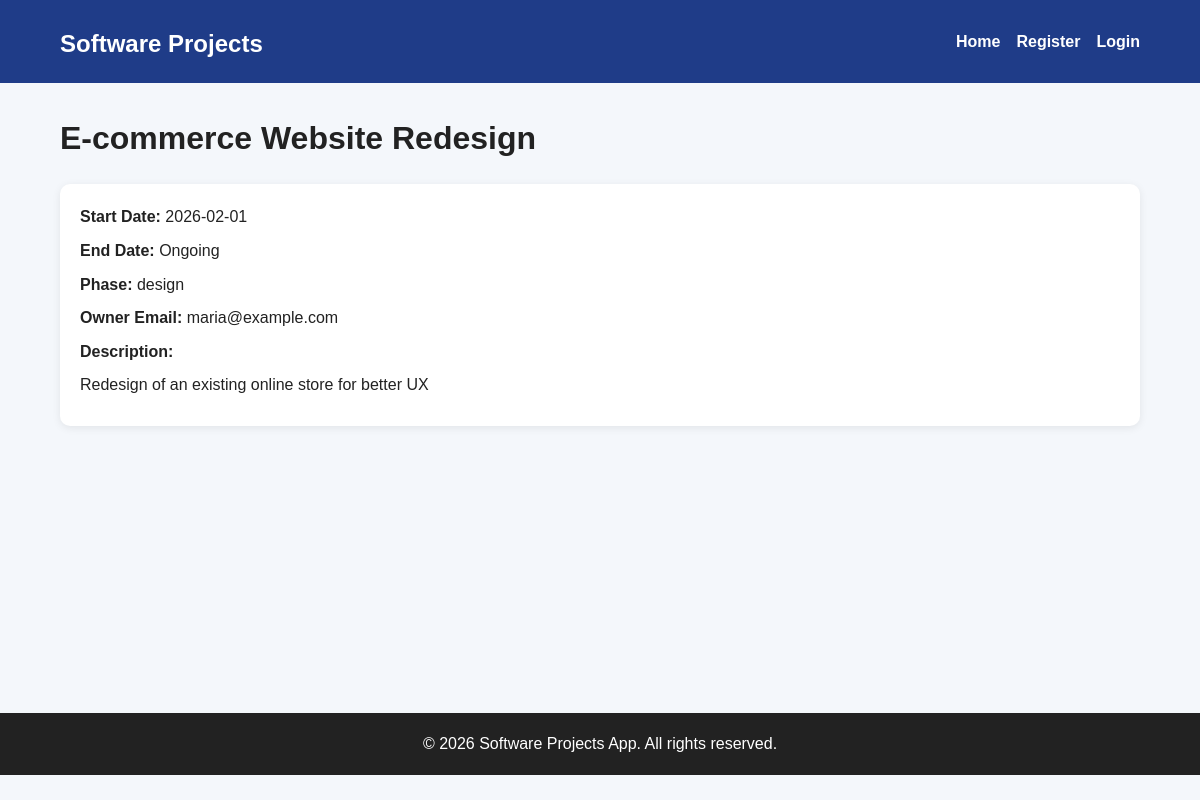
/project.php?pid=2, run on the app's committed database.
### tables this page shows
CREATE TABLE `projects` (
  `pid` int(11) NOT NULL,
  `title` varchar(150) NOT NULL,
  `start_date` date NOT NULL,
  `end_date` date DEFAULT NULL,
  `short_description` text NOT NULL,
  `phase` enum('design','development','testing','deployment','complete') NOT NULL,
  `uid` int(11) NOT NULL,
  `created_at` timestamp NOT NULL DEFAULT current_timestamp(),
  `updated_at` timestamp NOT NULL DEFAULT current_timestamp() ON UPDATE current_timestamp()
);

CREATE TABLE `users` (
  `uid` int(11) NOT NULL,
  `username` varchar(50) NOT NULL,
  `password` varchar(255) NOT NULL,
  `email` varchar(100) NOT NULL,
  `created_at` timestamp NOT NULL DEFAULT current_timestamp()
);

### project.php (the view, shortened to what this page needs)
<?php
require_once 'includes/db.php';
$pid = (int) $_GET['pid'];
$stmt = $pdo->prepare("
    SELECT projects.title, projects.start_date, projects.end_date,
           projects.short_description, projects.phase, users.email
    FROM projects
    JOIN users ON projects.uid = users.uid
    WHERE projects.pid = ?
");
$stmt->execute([$pid]);
$project = $stmt->fetch(PDO::FETCH_ASSOC);
require_once 'includes/header.php';
?>
<?php if ($project): ?>
    <h2 class="page-title"><?php echo htmlspecialchars($project['title']); ?></h2>
    <div class="project-card">
        <p><strong>Start Date:</strong> <?php echo htmlspecialchars($project['start_date']); ?></p>
        <p><strong>End Date:</strong>
            <?php echo $project['end_date'] ? htmlspecialchars($project['end_date']) : 'Ongoing'; ?>
        </p>
        <p><strong>Phase:</strong> <?php echo htmlspecialchars($project['phase']); ?></p>
        <p><strong>Owner Email:</strong> <?php echo htmlspecialchars($project['email']); ?></p>
        <p><strong>Description:</strong></p>
        <p><?php echo nl2br(htmlspecialchars($project['short_description'])); ?></p>
    </div>
<?php endif; ?>
<?php require_once 'includes/footer.php'; ?>

### assets/css/style.css (style rules this page uses)
* { margin: 0; padding: 0; box-sizing: border-box; }
body { font-family: Arial, sans-serif; background-color: #f4f7fb; color: #222; line-height: 1.6; }
.page-title { margin-bottom: 20px; font-size: 2rem; }
.project-card { background: #fff; border-radius: 10px; padding: 20px; margin-bottom: 20px; box-shadow: 0 2px 8px rgba(0, 0, 0, 0.08); }
.project-card p { margin-bottom: 8px; }

### data on the page
projects: title "E-commerce Website Redesign", start_date "2026-02-01", phase "design", uid.email "maria@example.com", short_description "Redesign of an existing online store for better UX"
